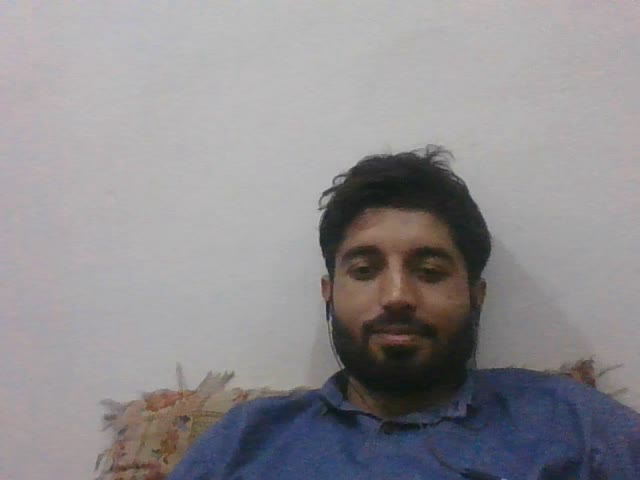
#> input picture frame 11 of cv_with_python_using opencv/data/cam_video 10fps.avi, 640 x 480 px, given in place of the camera
$ jupyter execute 12_saving_capture_webcam.ipynb   (older library calls are emulated)   (text cells are left out)
#> lines starting #> are read from the running program, lines starting #| are printed output that depends on the picture; after the words box and inside, x2 and y2 are one past the last pixel; in counts of white or black regions, pixels touching at a corner belong together
[cell 1]
# import all the lib
import pandas as pd
import seaborn as sns
import numpy as np
import sklearn.metrics as sm
import matplotlib.pyplot as plt
import cv2

[cell 2]
# Create a VideoCapture object and read from input file
cap = cv2.VideoCapture(0)
# cap = cv2.cvtColor(cap, cv2.COLOR_RGB2GRAY)
frame_width = int(cap.get(3)) # 3 is used to get the width
frame_height = int(cap.get(4)) # 4 is used to get the height

width = 500
height = 500
# writer = cv2.VideoWriter(filename="my_video.avi",  #Provide a file to write the video to
# fourcc=cv2.cv.CV_FOURCC('i','Y', 'U', 'V'),            #Use whichever codec works for you...
fps=15,                                        #How many frames do you want to display per second in your video?
frameSize=(width, height)                   #The size of the frames you are writing


# for mp4 use ("M", "J", "P", "J") while for avi use ("M", "J", "P", "G") depeds on type you want to save
# you can increase the fps rate as per your requirment
out = cv2.VideoWriter("data/cam_video2.avi", cv2.VideoWriter_fourcc('i','Y', 'U', 'V'), 30, (width, height), isColor = False) #  remove the icolor for RGB videos add for gray video
while(True):
    (ret, frame) = cap.read()
#> frame is the input picture: shape (480, 640, 3); mean B, G, R 144.2, 140.9, 143.6
    grayframe = cv2.cvtColor(frame, cv2.COLOR_RGB2GRAY)
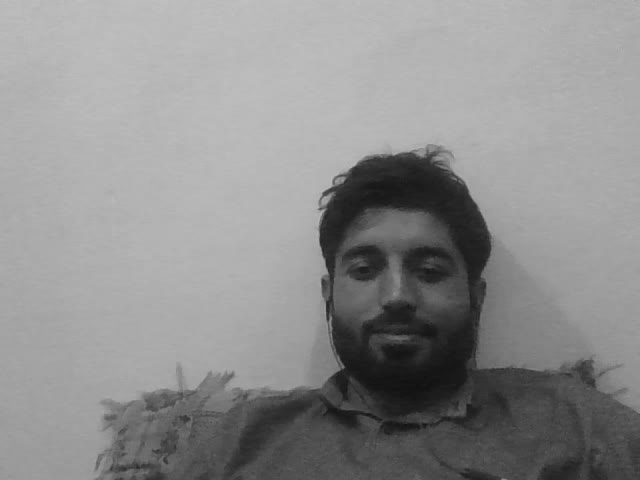
#> grayframe: shape (480, 640); min 16, max 194, mean 142.3
    (thresh, binary) = cv2.threshold(grayframe, 128, 255, cv2.THRESH_BINARY | cv2.THRESH_OTSU)
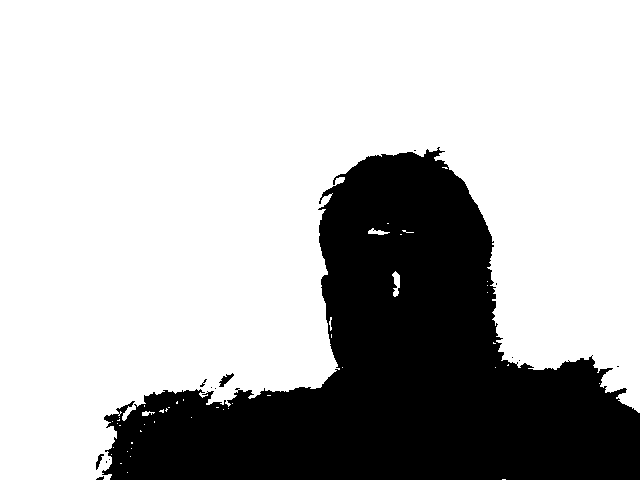
#> binary: shape (480, 640); 72.1% white; 14 black regions (10 under 20 px), largest, box (x1, y1, x2, y2) and area: (102, 147, 640, 480) 85459, (219, 373, 234, 387) 89, (96, 454, 104, 470) 52, (96, 476, 104, 480) 20
#> thresh = 118
    if ret == True:
        #  write the frame
        out.write(grayframe)
    # Display the resulting frame
        cv2.imshow('My Video', grayframe)

    # Press Q on keyboard to  exit
    if cv2.waitKey(25) & 0xFF == ord('q'):
#> (key q is pressed here)
      break
cap.release()
out.release()
cv2.destroyAllWindows()

$ run again, starting later in the video
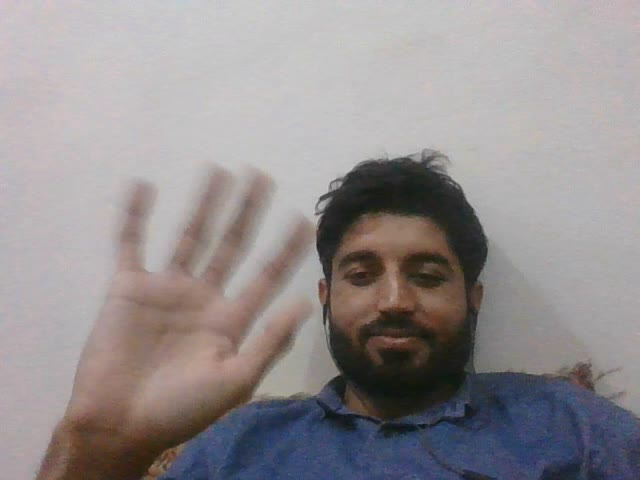
#> input picture frame 49 of cv_with_python_using opencv/data/cam_video 10fps.avi, 640 x 480 px, given in place of the camera
#> frame is the input picture: shape (480, 640, 3); mean B, G, R 144, 142.5, 148.2
#> `grayframe = cv2.cvtColor(frame, cv2.COLOR_RGB2GRAY)`:
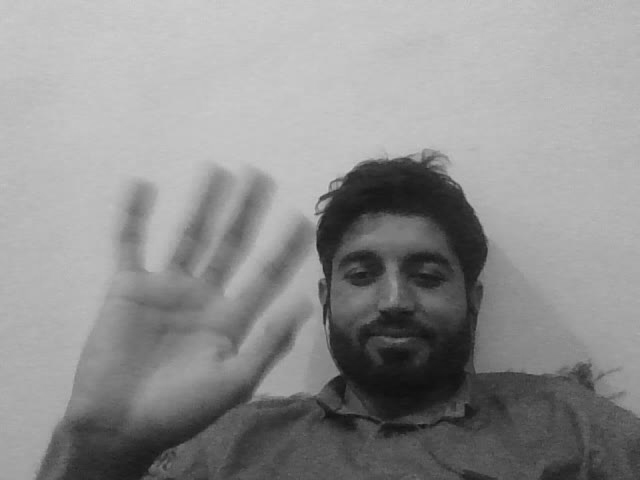
#> grayframe: shape (480, 640); min 16, max 206, mean 143.7
#> `(thresh, binary) = cv2.threshold(grayframe, 128, 255, cv2.THRESH_BINAR..`:
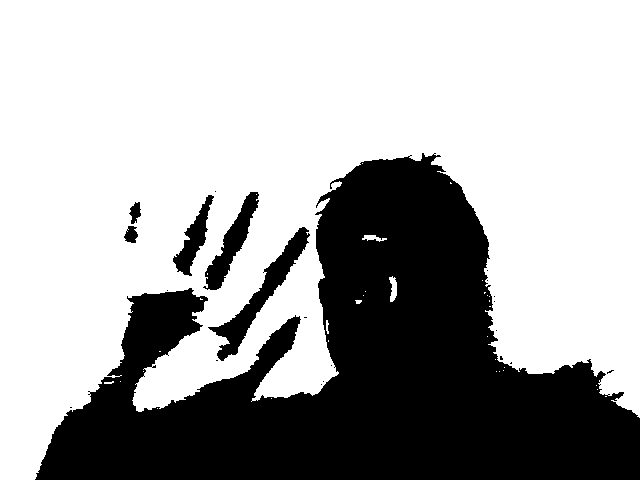
#> binary: shape (480, 640); 67% white; 22 black regions (16 under 20 px), largest, box (x1, y1, x2, y2) and area: (35, 153, 640, 480) 95673, (208, 227, 310, 361) 2584, (203, 192, 259, 290) 1688, (173, 195, 214, 276) 1131, (124, 226, 138, 243) 166, (129, 202, 141, 224) 161
#> thresh = 125

$ run again, starting later in the video
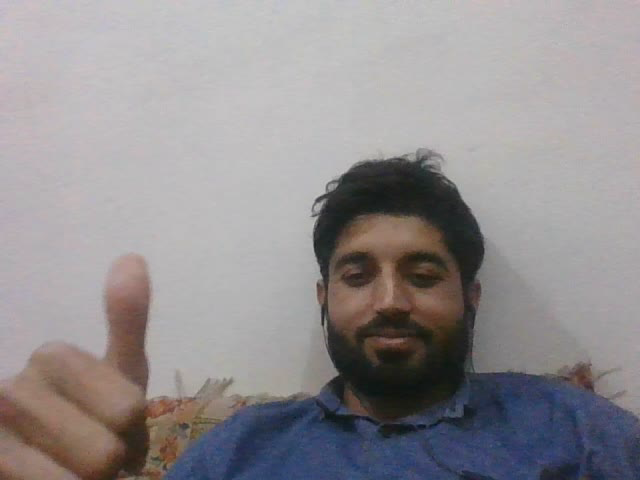
#> input picture frame 88 of cv_with_python_using opencv/data/cam_video 10fps.avi, 640 x 480 px, given in place of the camera
#> frame is the input picture: shape (480, 640, 3); mean B, G, R 144.9, 142.9, 146.8
#> `grayframe = cv2.cvtColor(frame, cv2.COLOR_RGB2GRAY)`:
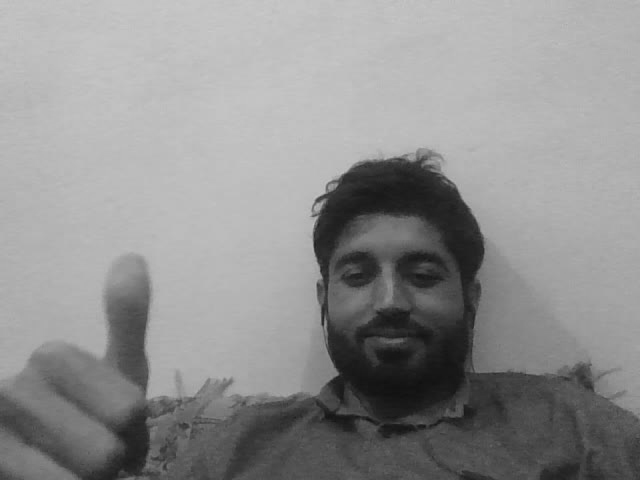
#> grayframe: shape (480, 640); min 16, max 202, mean 144
#> `(thresh, binary) = cv2.threshold(grayframe, 128, 255, cv2.THRESH_BINAR..`:
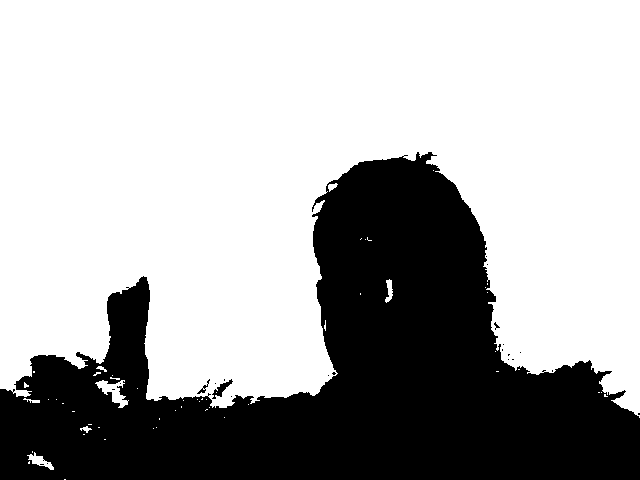
#> binary: shape (480, 640); 67.4% white; 23 black regions (20 under 20 px), largest, box (x1, y1, x2, y2) and area: (0, 152, 640, 480) 100024, (212, 379, 233, 399) 136, (197, 379, 210, 394) 46
#> thresh = 125
